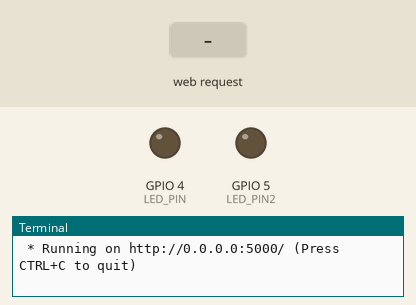
This program was run on a simulated Raspberry Pi (BCM pin numbers). Shown: output pins drawn as LEDs (lit = HIGH), the last lines printed to the terminal. Inputs (shaded band) come from the test bench. The clock reads 2024-03-15 10:24:30 at power-on unless the program sets it.

Above: at 1.2 s.
1.3 s: HTTP request for /led/on received
At 2.3 s:
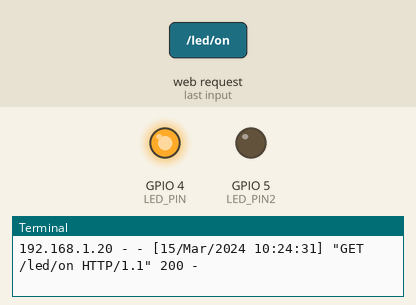
2.8 s: HTTP request for /led/on2 received
At 3.4 s:
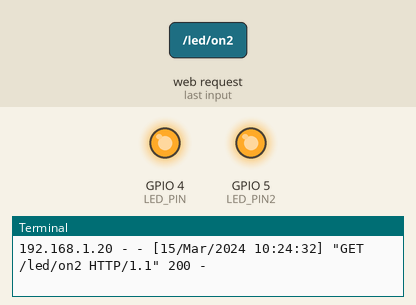
4.3 s: HTTP request for /led/off received
At 5.5 s:
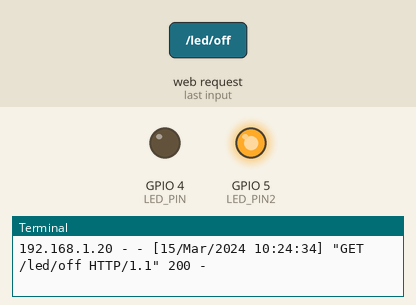
5.8 s: HTTP request for /led/off2 received
At 6.9 s:
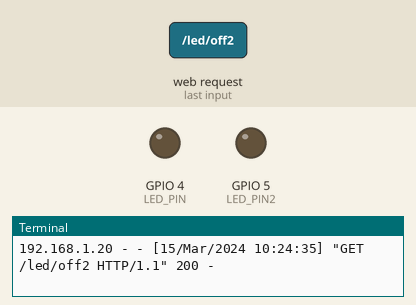
Timing chart, 0 to 8.3 s (numbered marks = the images above; inputs shaded):
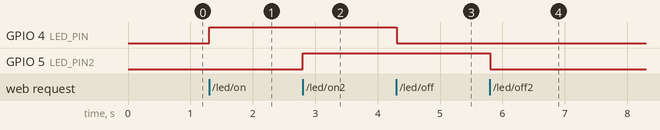

Measured:
- after the input at 1.3 s, GPIO 4 (LED_PIN): LOW → HIGH at once
- after the input at 2.8 s, GPIO 5 (LED_PIN2): LOW → HIGH at once
- after the input at 4.3 s, GPIO 4 (LED_PIN): HIGH → LOW at once
- after the input at 5.8 s, GPIO 5 (LED_PIN2): HIGH → LOW at once

The program:

flask_led2.py
```python
from flask import Flask, render_template
import RPi.GPIO as GPIO

LED_PIN = 4
LED_PIN2 = 5

GPIO.setmode(GPIO.BCM)
GPIO.setup(LED_PIN, GPIO.OUT)
GPIO.setup(LED_PIN2, GPIO.OUT)


app = Flask(__name__)


@app.route("/")
def main():
    return render_template("led.html")


@app.route("/led/<cmd>")
def led_op(cmd):
    if cmd == "on":
        GPIO.output(LED_PIN, GPIO.HIGH)
        return "<p>LED ON</p>"
    elif cmd == "off":
        GPIO.output(LED_PIN, GPIO.LOW)
        return "<p>LED OFF</p>"
    elif cmd == "on2":
        GPIO.output(LED_PIN2, GPIO.HIGH)
        return "<p>LED2 ON</p>"
    elif cmd == "off2":
        GPIO.output(LED_PIN2, GPIO.LOW)
        return "<p>LED2 OFF</p>"
    else:
        return "<p>404 error</p>"


if __name__ == "__main__":
    try:
        app.run(host="0.0.0.0", debug=True)
    finally:
        GPIO.cleanup()
```
